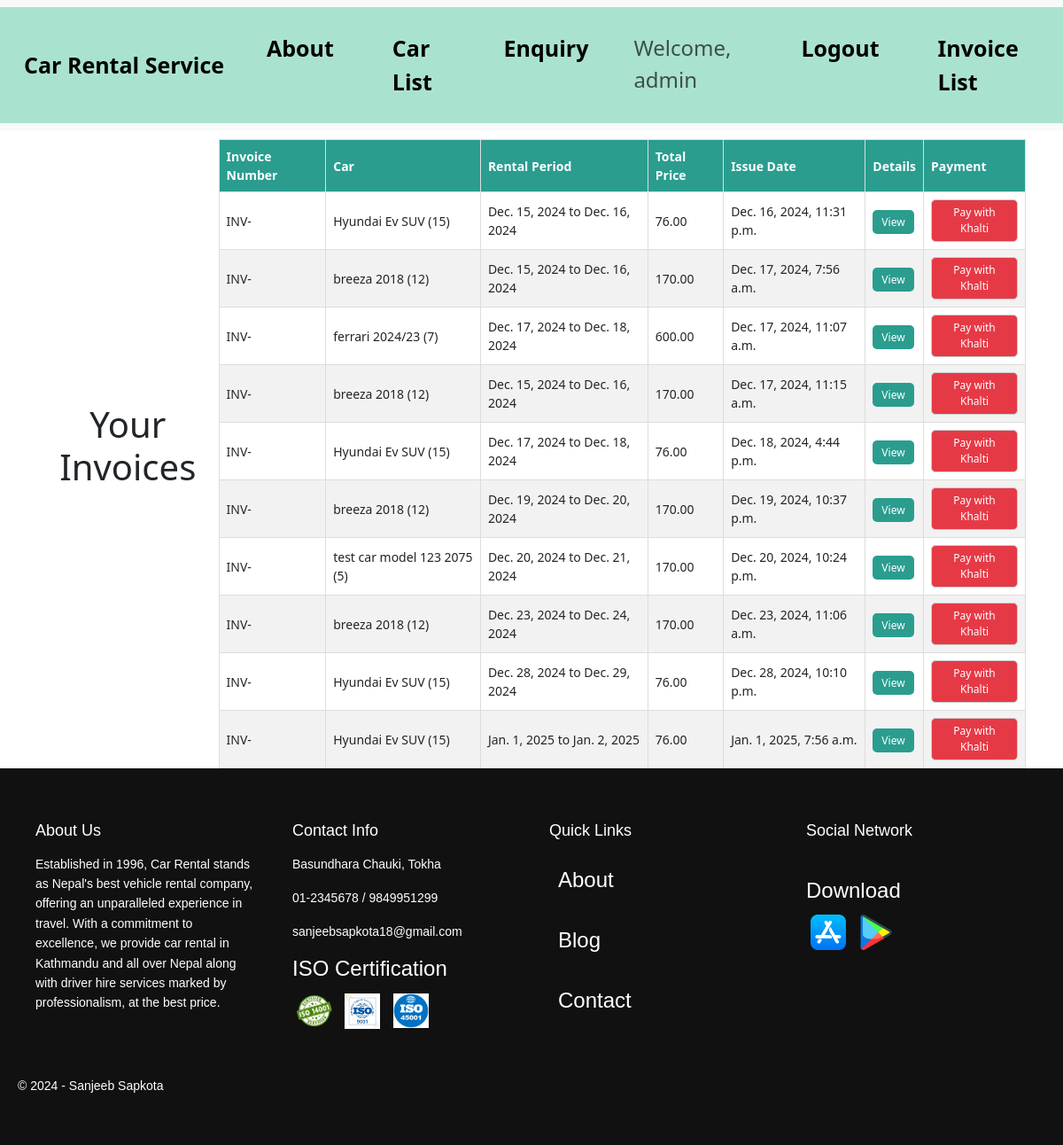
The page /invoices/ (signed in) on the database as committed earlier.
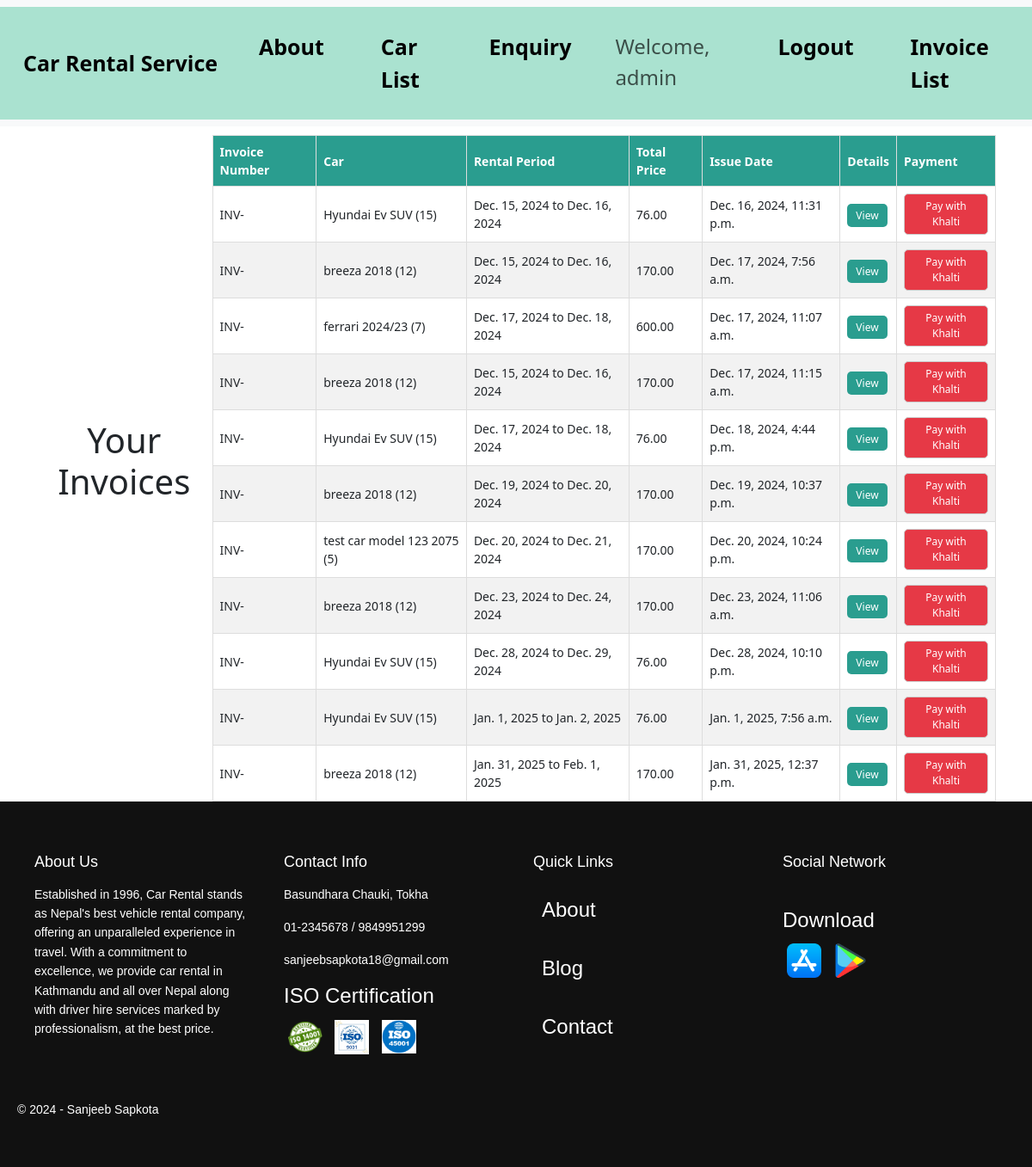
The same page on the database as committed later.
### base/models.py (models this page shows, shortened)
class Invoice(models.Model):
    booking = models.OneToOneField(Rental, on_delete=models.CASCADE)
    created_at = models.DateTimeField(auto_now_add=True)
    total_price = models.DecimalField(max_digits=10, decimal_places=2, default=0.0)

class Rental(models.Model):
    car = models.ForeignKey(Car, on_delete=models.CASCADE)
    customer = models.ForeignKey(User, on_delete=models.CASCADE)
    start_date = models.DateField()
    end_date = models.DateField()
    total_price = models.DecimalField(max_digits=10, decimal_places=2)

class Car(models.Model):
    make = models.CharField(max_length=50)
    model = models.CharField(max_length=50)
    year = models.PositiveIntegerField()
    rental_price_per_day = models.DecimalField(max_digits=10, decimal_places=2)
    availability_status = models.BooleanField(default=True)
    image = models.ImageField(upload_to='car_images/', blank=True, null=True)  # New image field
    def __str__(self):
        return f"{self.make} {self.model} ({self.year})"

### base/views.py (the view)
# urls.py: path('invoices/', invoice_list, name='invoice_list'),
def invoice_list(request):
    invoices = Invoice.objects.filter(booking__customer=request.user)
    return render(request, 'invoice_list.html', {'invoices': invoices})

### base/templates/invoice_list.html (shortened to what this page needs)
{% extends "base.html" %}
{% block content %}
<h1 class="page-title">Your Invoices</h1>
{% if invoices %}
    <table class="invoice-table">
        <thead>
            <tr>
                <th>Invoice Number</th>
                <th>Car</th>
                <th>Rental Period</th>
                <th>Total Price</th>
                <th>Issue Date</th>
                <th>Details</th>
                <th>Payment</th>
            </tr>
        </thead>
        <tbody>
            {% for invoice in invoices %}
                <tr>
                    <td>INV-{{ invoice.booking.id|default:"N/A"|stringformat:"06" }}</td>
                    <td>{{ invoice.booking.car }}</td>
                    <td>{{ invoice.booking.start_date }} to {{ invoice.booking.end_date }}</td>
                    <td>{{ invoice.total_price }}</td>
                    <td>{{ invoice.created_at }}</td>
                    <td>
                        <a href="{% url 'invoice' invoice.booking.id %}" class="view-btn">View</a>
                    </td>
                    <td>
                        <button class="pay-btn"
                            onclick="payWithKhalti('{{ invoice.total_price }}',
                            'Rental Invoice - INV-{{ invoice.booking.id|default:"N/A"|stringformat:"06" }}',
                            '{{ invoice.booking.id }}')">
                            Pay with Khalti
                        </button>
                    </td>
                </tr>
            {% endfor %}
        </tbody>
    </table>
{% else %}
    <p>No invoices found.</p>
{% endif %}
{% endblock %}

### base/templates/base.html (shortened to what this page needs)
{% load static %}
<!DOCTYPE html>
<html lang="en">
<head>
    <link rel="stylesheet" href="{% static 'css/styles.css' %}">
    <link href="https://cdn.jsdelivr.net/npm/bootstrap@5.3.3/dist/css/bootstrap.min.css" rel="stylesheet">
</head>
<body>
{% include "navbar.html" %}
<div class="container">
    {% block content %}
    {% endblock %}
</div>
{% include "footer.html" %}
</body>
</html>

### base/templates/navbar.html (shortened to what this page needs)
<nav class="navbar navbar-expand-lg bg-body-tertiary">
    <div class="container-fluid">
        <a class="navbar-brand" href="#">Car Rental Service</a>
        <div class="collapse navbar-collapse" id="navbarSupportedContent">
            <ul class="navbar-nav me-auto mb-2 mb-lg-0">
                <li class="nav-item">
                    <a class="nav-link" href="/about">About</a>
                </li>
                <li class="nav-item">
                    <a class="nav-link" href="/car_list">Car List</a>
                </li>
                <li class="nav-item">
                    <a class="nav-link" href="/enquiry">Enquiry</a>
                </li>
                {% if request.user.is_authenticated %}
                    <li class="nav-item">
                        <span class="nav-link">Welcome, {{ request.user.username }}</span>
                    </li>
                    <li class="nav-item">
                        <a class="nav-link" href="/logout">Logout</a>
                    </li>
                    <li class="nav-item">
                        <a class="nav-link" href="/invoices">Invoice List</a>
                    </li>
                {% endif %}
            </ul>
        </div>
    </div>
</nav>

### base/templates/footer.html (shortened to what this page needs)
<footer class="footer">
    <div class="footer-container">
        <div class="footer-section">
            <h3>About Us</h3>
            <p>
                Established in 1996, Car Rental stands as Nepal's best vehicle rental company, offering an unparalleled experience in travel. With a commitment to excellence, we provide car rental in Kathmandu and all over Nepal along with driver hire services marked by professionalism, at the best price.
            </p>
        </div>
        <div class="footer-section">
            <h3>Contact Info</h3>
            <p> Basundhara Chauki, Tokha </p>
            <p> 01-2345678 / 9849951299</p>
            <p> sanjeebsapkota18@gmail.com</p>
            <h4>ISO Certification</h4>
            <div class="certification-icons">
                <img src="{{ MEDIA_URL }}images/iso14001.png" alt="ISO 14001">
                <img src="{{ MEDIA_URL }}images/iso9001.png" alt="ISO 9001">
                <img src="{{ MEDIA_URL }}images/iso4500.png" alt="ISO 45001">
            </div>
        </div>
        <div class="footer-section">
            <h3>Quick Links</h3>
            <ul>
                <li><a href="#">About</a></li>
                <li><a href="#">Blog</a></li>
                <li><a href="#">Contact</a></li>
            </ul>
        </div>
        <div class="footer-section">
            <h3>Social Network</h3>
            <div class="social-icons">
            </div>
            <h4>Download</h4>
            <div class="app-icons">
                <img src="{{ MEDIA_URL }}images/app-store.png" alt="App Store">
                <img src="{{ MEDIA_URL }}images/game.png" alt="Google Play">
            </div>
        </div>
    </div>
    <div class="footer-bottom">
        <p>&copy; 2024 - <a href="https://www.sanjeebsapkota.com.np" target="_blank" rel="noopener noreferrer">Sanjeeb Sapkota</a></p>
    </div>
</footer>

### base/static/css/styles.css (style rules this page uses)
.container-fluid { background-color: rgb(170, 226, 208); color: whitesmoke; }
.navbar-brand { color: white; }
.navbar a { color: black; font-size: 25px; font-weight: bold; margin: 0 15px; }
.navbar { display: flex; gap: 20px; }
.footer { background-color: #111; color: #fff; padding: 40px 20px; font-family: Arial, sans-serif; }
.footer-container { display: flex; justify-content: space-around; flex-wrap: wrap; max-width: 1200px; margin: 0 auto; }
.footer-section { flex: 1; min-width: 220px; margin: 20px; }
.footer-section h3 { font-size: 18px; margin-bottom: 15px; }
.footer-section p, .footer-section ul { font-size: 14px; line-height: 1.6; }
.footer-section ul { list-style: none; padding: 0; }
.footer-section ul li { margin-bottom: 10px; }
.footer-section ul li a { color: #fff; text-decoration: none; }
.certification-icons img, .app-icons img { width: 40px; margin: 5px; }
.footer-bottom { display: flex; justify-content: space-between; align-items: center; padding-top: 20px; font-size: 14px; }
.footer-bottom a { color: #fff; text-decoration: none; }
h1 { text-align: center; }
input, textarea, button { width: 100%; padding: 10px; margin-bottom: 15px; border: 1px solid #ccc; border-radius: 10px; }
.invoice-table { width: 100%; border-collapse: collapse; background-color: white; margin-top: 10px; }
.invoice-table th, .invoice-table td { text-align: left; padding: 8px; border: 1px solid #ddd; font-size: 14px; }
.invoice-table th { background-color: #2a9d8f; color: white; font-weight: bold; }
.invoice-table tr:nth-child(even) { background-color: #f2f2f2; }
.invoice-table .view-btn, .invoice-table .pay-btn { text-decoration: none; color: white; padding: 5px 10px; border-radius: 5px; font-size: 12px; }
.invoice-table .view-btn { background-color: #2a9d8f; }
.invoice-table .pay-btn { background-color: #e63946; }
.container { display: flex; justify-content: center; align-items: center; width: 100%; height: 100%; }
ul { list-style: none; padding: 0; color: #333; }
ul li { padding: 10px; margin: 10px 0; border-radius: 5px; font-size: 24px; color: #292424; text-align: left; }

Rows that differ between the two databases and show on the page:
added Invoice: booking.car "breeza 2018 (12)", booking.start_date "Jan. 31, 2025", booking.end_date "Feb. 1, 2025", total_price "170.00", created_at "Jan. 31, 2025, 12:37 p.m."
